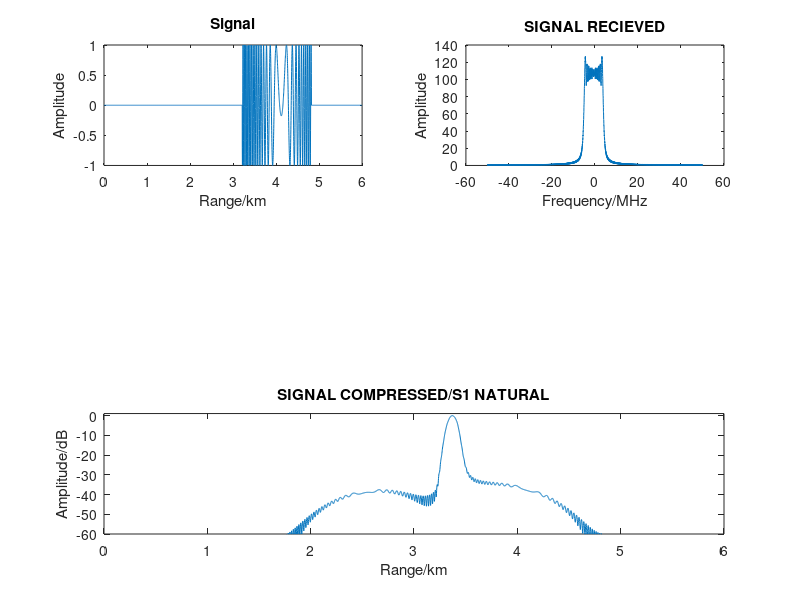
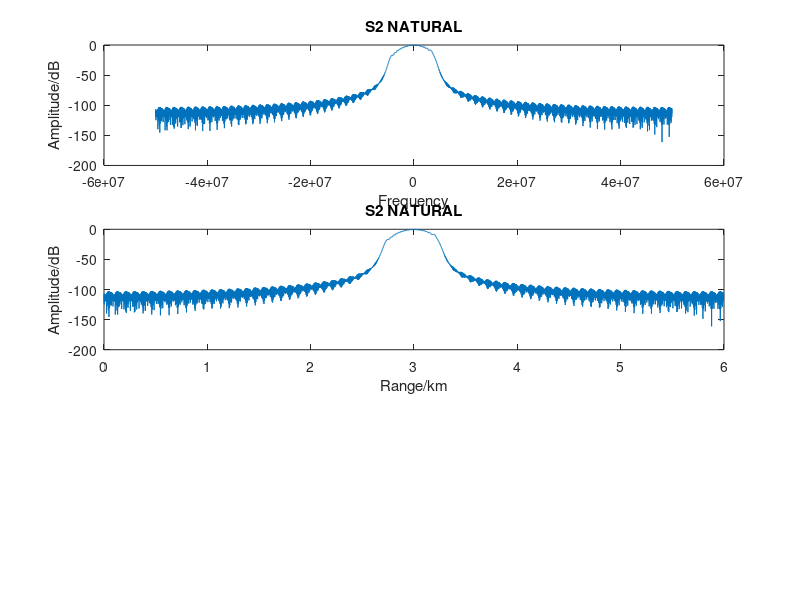
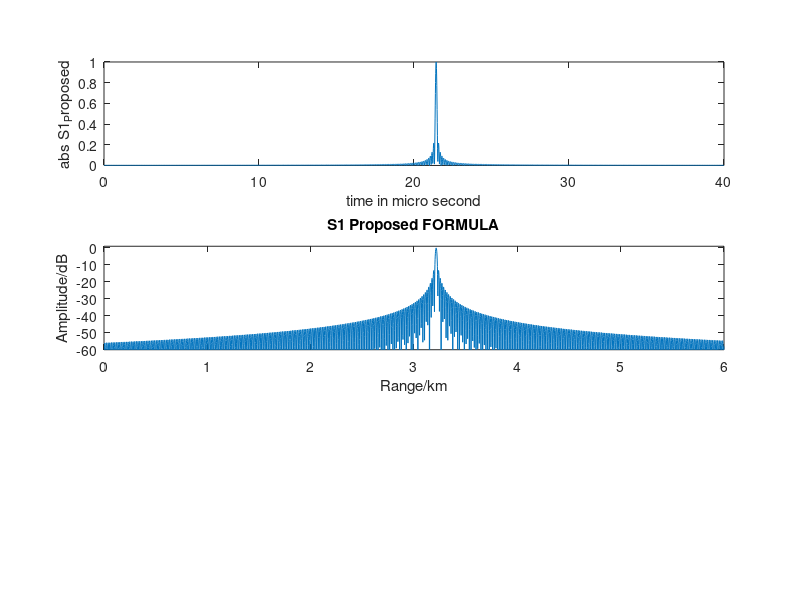
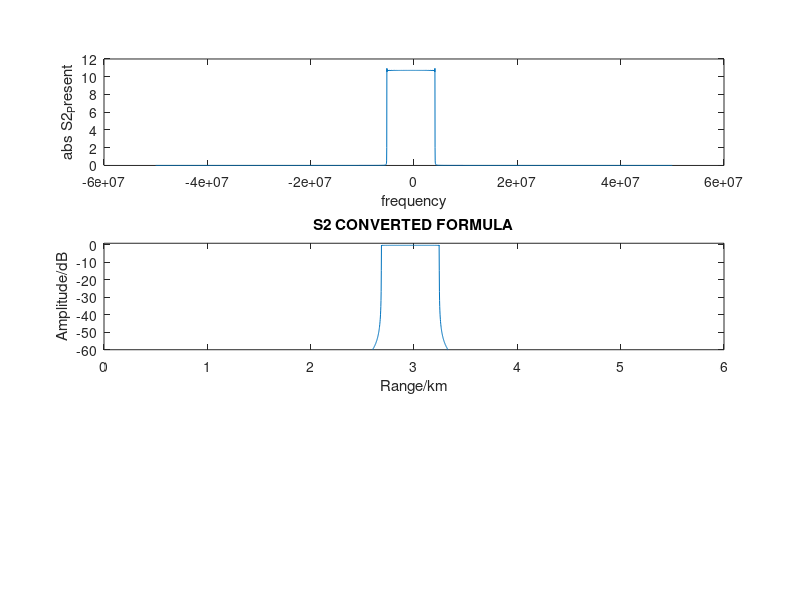

Write the MATLAB code that produced these figures, in order. (Note: this script raises an error after producing the figures.)
% S2 yi oluşturma deneyi//
%% S1 and s2 From the Real Srecieved
N  = 4000;
Tp = 10e-6; %% Tp 10 mikro saniye
B  = 10e6;  %% Bandwidth / Tp * B = 1
f0 = 10e9;  %% Center Frequency -- carrier frequency
fs = 100e6; %% Fsampling - frekasn domainde baktığımız aralık

c  = 3e8;
t  = (0:N-1)/fs;  %% N/fs normalde pulse width eder burada 4 pulse width seçilmiş
rd = c/2 .* t; %% zamana bağlı alınan yol
fd = (-N/2:N/2-1)*fs/N;%% -fs/2 to fs/2
kr = B/Tp; %% chirp rate
A1 = 1;

PRI = 20e-6;
m = 2 * t / PRI; %% pulse sayısı (N adet)
n = 2 * max(rd) ./ fd; %%

v = 100; R0 = 3000;
R1 = R0 + v * m;
tao1 = 2* R1/c;   %% target1 süresi
lambda = f0 /c;




sr  = rectpuls(t-Tp/2-tao1,Tp).*exp(1i*pi*kr*(t-Tp/2-tao1).^2).*exp(-1i * 4 * pi * R1 / lambda);
sf  = rectpuls(t-Tp/2,Tp).*exp(1i*pi*kr*(t-Tp/2).^2);
sf_h =rectpuls(t-Tp/2,Tp).*exp(1i*pi*kr*(t-Tp/2).^2).*[hamming(1001)',zeros(1,(N-1001))];

sr_fft = fft(sr,N); %%
sf_fft = fft(sf,N); %%
sf_hfft = fft(sf_h,N);
s_out = ifft(sr_fft.*conj(sf_hfft)); %% frekans domaininde çarpım.

s1_natural = s_out;
s2_natural = fftshift(fft(s1_natural));

figure(1);

subplot(321);plot(rd/1e3,real(sr)); %% real of s recieved
xlabel('Range/km');ylabel('Amplitude');title('Signal');
subplot(322);plot(fd/1e6,abs(fftshift(sr_fft))); %% Fourier of s recieved
xlabel('Frequency/MHz');ylabel('Amplitude');title("SIGNAL RECIEVED");

subplot(3,2,[5 6]);
plot(rd/1e3,20*log10(abs(s_out)/max(abs(s_out))));
xlabel('Range/km');ylabel('Amplitude/dB');title("SIGNAL COMPRESSED/S1 NATURAL");
axis ([0 6 -60 1]);

figure(2);
subplot(3,2,[1 2]);
plot(fd,20*log10(abs(s2_natural)/max(abs(s2_natural))));
xlabel('Frequency');ylabel('Amplitude/dB');title("S2 NATURAL");
subplot(3,2,[3 4]);
plot(rd/1e3,20*log10(abs(s2_natural)/max(abs(s2_natural))));
xlabel('Range/km');ylabel('Amplitude/dB');title("S2 NATURAL");

%% S1 and S2 From the Proposed Formulas

figure(3);
S1_proposed = sinc(B .* (t-tao1)) .* exp(-1j * 4 * pi * R1 / lambda);

subplot(3,1,1); plot(t*1e6,abs(S1_proposed));
xlabel("time in micro second");
ylabel("abs S1_Proposed");
subplot(3,1,2);
plot(rd/1e3,20*log10(abs(S1_proposed)/max(abs(S1_proposed))));
xlabel('Range/km');ylabel('Amplitude/dB');title("S1 Proposed FORMULA");
axis ([0 6 -60 1]);

S2 = fftshift(fft(S1_proposed));
figure(4);
subplot(3,1,1); plot(fd,abs(S2));
xlabel("frequency");
ylabel("abs S2_Present");
subplot(3,1,2);
plot(rd/1e3,20*log10(abs(S2)/max(abs(S2))));
xlabel('Range/km');ylabel('Amplitude/dB');title("S2 CONVERTED FORMULA");
axis ([0 6 -60 1]);

S2_proposed = A1 * rectpuls(fd / B) .* exp (-1j * 4 * pi / c * (fd + f0) .* R1);
figure(5);
subplot(3,1,1); plot(fd,abs(S2_proposed));
xlabel("frequency");
ylabel("abs S2_proposed");
subplot(3,1,2);
plot(rd/1e3,20*log10(abs(S2_proposed)/max(abs(S2_proposed))));
xlabel('Range/km');ylabel('Amplitude/dB');title("S2_proposed");
axis ([0 6 -60 1]);

%% Şimdi 2 yol var 1. S2_NATURAL 2. S2_PROPOSED KULLANARAK YAZMAK.

%% S2_NATURAL(m,n)

% MATLAB Ayrık yapma kodu kodu OLMADI

sr  = rectpuls(m-Tp/2-tao1,Tp).*exp(1i*pi*kr*(m-Tp/2-tao1).^2).*exp(-1i * 4 * pi * R1 / lambda);
sf  = rectpuls(m-Tp/2,Tp).*exp(1i*pi*kr*(m-Tp/2).^2);
sf_h =rectpuls(m-Tp/2,Tp).*exp(1i*pi*kr*(m-Tp/2).^2).*[hamming(999)',zeros(1,(N-999))];

sr_fft = fft(sr,N); %%
sf_fft = fft(sf,N); %%
sf_hfft = fft(sf_h,N);
s_out = ifft(sr_fft.*conj(sf_hfft)); %% frekans domaininde çarpım.

s1_natural = s_out;
s2_natural_discrete = fftshift(fft(s1_natural));  %% s2 yi tm ile yazıcaz her bir pulse u göstericek




%% GEMİNİ KONDUNDA KALDIM


figure(6);
subplot(3,2,[1 2]);
plot(m,20*log10(abs(s2_natural)/max(abs(s2_natural))));
xlabel('Pulse Number');ylabel('Amplitude/dB');title("S2 NATURAL");
subplot(3,2,[3 4]);
plot(n,20*log10(abs(s2_natural)/max(abs(s2_natural))));
xlabel('Range Bin');ylabel('Amplitude/dB');title("S2 NATURAL");




%% S3 sinyali plotting
N  = 4000;
Tp = 10e-6; %% Tp 10 mikro saniye
B  = 10e6;  %% Bandwidth / Tp * B = 1
f0 = 10e9;  %% Center Frequency -- carrier frequency
fs = 100e6; %% Fsampling - frekasn domainde baktığımız aralık

c  = 3e8;
t  = (0:N-1)/fs;  %% N/fs normalde pulse width eder burada 4 pulse width seçilmiş
rd = c/2 .* t; %% zamana bağlı alınan yol
fd = (-N/2:N/2-1)*fs/N;%% -fs/2 to fs/2
kr = B/Tp; %% chirp rate
A1 = 1;
R0 = 100;
A3 = 1;
fd_doppler = max(fd) / 2;
r = rectpuls(fd, B);
e = exp(-1i * 4 * pi / c * (fd + f0) * R0);

S3 = A3 * r .* e ;
figure (7);
plot(fd, real(S3));

%%
clear all;

N  = 4000;
Tp = 10e-6; %% Tp 10 mikro saniye
B  = 10e6;  %% Bandwidth / Tp * B = 1
f0 = 10e9;  %% Center Frequency -- carrier frequency
fs = 100e6; %% Fsampling - frekasn domainde baktığımız aralık

c  = 3e8;
t  = (0:N-1)/fs;  %% N/fs normalde pulse width eder burada 4 pulse width seçilmiş
rd = c/2 .* t; %% zamana bağlı alınan yol
fd = (-N/2:N/2-1)*fs/N;%% -fs/2 to fs/2
kr = B/Tp; %% chirp rate
A1 = 1;

PRI = 1/100 *1e-6;
m = t / PRI ;


%% ZAMANDA ÜRETİLEN HER PULSE U PRI YA BÖLDÜK N ADET PULSE ELDE ETTİK.
%n = 2 * max(rd) ./ fd; %%

v = 100; R0 = 3000;
R1 = R0 + v * t;
tao1 = 2* R1/c;   %% target1 süresi
lambda = f0 /c;

figure (8);

S2_proposed = A1 * rectpuls(fd / B) .* exp (-1j * 4 * pi / c * (fd + f0) .* R1);
subplot(2,1,1);plot(m, 20*log10(abs(S2_proposed)/max(abs(S2_proposed)))); title("S2 proposed");

sr  = rectpuls(t-Tp/2-tao1,Tp).*exp(1i*pi*kr*(t-Tp/2-tao1).^2).*exp(-1i * 4 * pi * R1 / lambda);
sf  = rectpuls(t-Tp/2,Tp).*exp(1i*pi*kr*(t-Tp/2).^2);
sf_h =rectpuls(t-Tp/2,Tp).*exp(1i*pi*kr*(t-Tp/2).^2).*[hamming(1001)',zeros(1,(N-1001))];

sr_fft = fft(sr,N); %%
sf_fft = fft(sf,N); %%
sf_hfft = fft(sf_h,N);
s_out = ifft(sr_fft.*conj(sf_hfft)); %% frekans domaininde çarpım.

s1_natural = s_out;
s2_natural = fftshift(fft(s1_natural));

subplot(2,1,2);plot(m, 20*log10(abs(s2_natural)/max(abs(s2_natural)))); 
title("S2 natural");

%% Lower the pulse number, replot the grapph
% make the kaiser window % give value to variables (oversampling factor
% etc.)
% then build the interpolation

clear all;

N  = 16;
            % Tp 10 mikro saniye
B  = 1e6;  %% Bandwidth / Tp * B = 1
f0 = 1e9;  %% Center Frequency -- carrier frequency
fs = 10e6; %% Fsampling - frekasn domainde baktığımız aralık

c  = 3e8;
t  = (0:N-1)/fs;  %% N/fs normalde pulse width eder burada 4 pulse width seçilmiş
rd = c/2 .* t; %% zamana bağlı alınan yol
fd = (-N/2:N/2-1)*fs/N;%% -fs/2 to fs/2

A1 = 1;

PRI = 1/fs;
Tp = PRI;
kr = B/Tp; %% chirp rate
M = t / PRI; %% ZAMANDA ÜRETİLEN HER PULSE U PRI YA BÖLDÜK N ADET PULSE ELDE ETTİK.
%n = 2 * max(rd) ./ fd; %%
fd_m = (-N/2:-N/2-1) * fs/N; %% 0 DAN BAŞLAYAN SAMPLİNG


v = 3; R0 = 10;
R1 = R0 + v * t;
tao1 = 2* R1/c;   %% target1 süresi
lambda = f0 /c;

figure (9);

S2_proposed = A1 * rectpuls(fd/ B) .* exp (-1j * 4 * pi / c * (fd + f0) .* R1);
subplot(2,1,1);plot(M, abs(S2_proposed)); title("S2 proposed");
axis ([ 1 64 -2 2]);

sr  = rectpuls(t-Tp/2-tao1,Tp).*exp(1i*pi*kr*(t-Tp/2-tao1).^2).*exp(-1i * 4 * pi * R1 / lambda);
sf  = rectpuls(t-Tp/2,Tp).*exp(1i*pi*kr*(t-Tp/2).^2);
sf_h =rectpuls(t-Tp/2,Tp).*exp(1i*pi*kr*(t-Tp/2).^2).*[hamming(N/4)',zeros(1,(N-N/4))];

sr_fft = fft(sr,N); %%
sf_fft = fft(sf,N); %%
sf_hfft = fft(sf_h,N);
s_out = ifft(sr_fft.*conj(sf_hfft)); %% frekans domaininde çarpım.

s1_natural = s_out;
s2_natural = fftshift(fft(s1_natural));

subplot(2,1,2);plot(M, 20*log10(abs(s2_natural)/max(abs(s2_natural)))); 
title("S2 natural");

%% kaiser window
y = 3; %oversampling factor
L = 2; % interpolation lenght
M = t / PRI;

function y_1 = window(x)
    
    syms k;
    seri = ((x/2) .^ k/ factorial(k)) .^ 2;
    toplam =  symsum(seri, k, 0, inf);
    y_1 = toplam;
end
 % Non uniform sampling grid
a = pi * (2 - 1/y ) - 0.01;

u = 0;


for m = 1:N
    for l = -L:L 
       x_m = (1 + fd(m) / f0) .* m * PRI;
       mu = round(y*x_m);
       x = L * sqrt(a^2 -(y*x_m - mu - l)^ 2 );
       kaiserBessel = window(x);
    
       if abs(x) < a
            teta = kaiserBessel;
        else 
            teta = 0;
        end    
       u = u + 1 / sqrt (2 * pi) * teta * S2_proposed(m);
    end
end

fprintf(num2str(u))
plot(M,real(u));